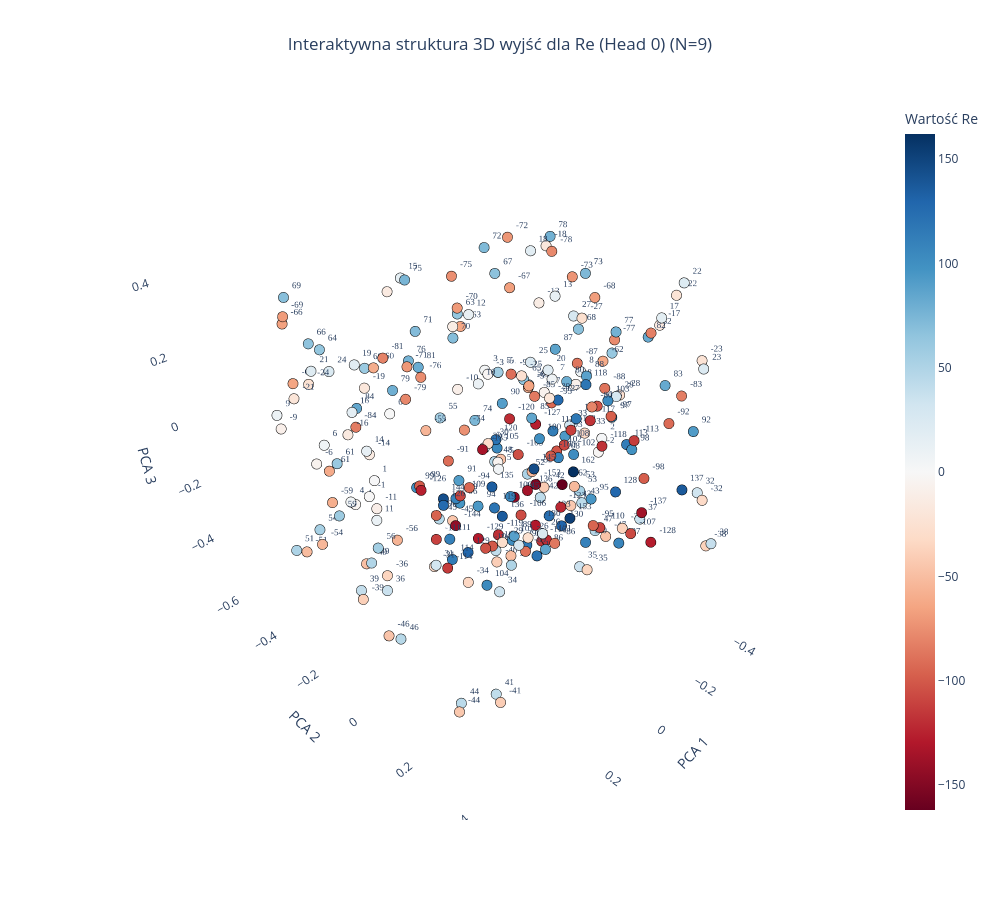
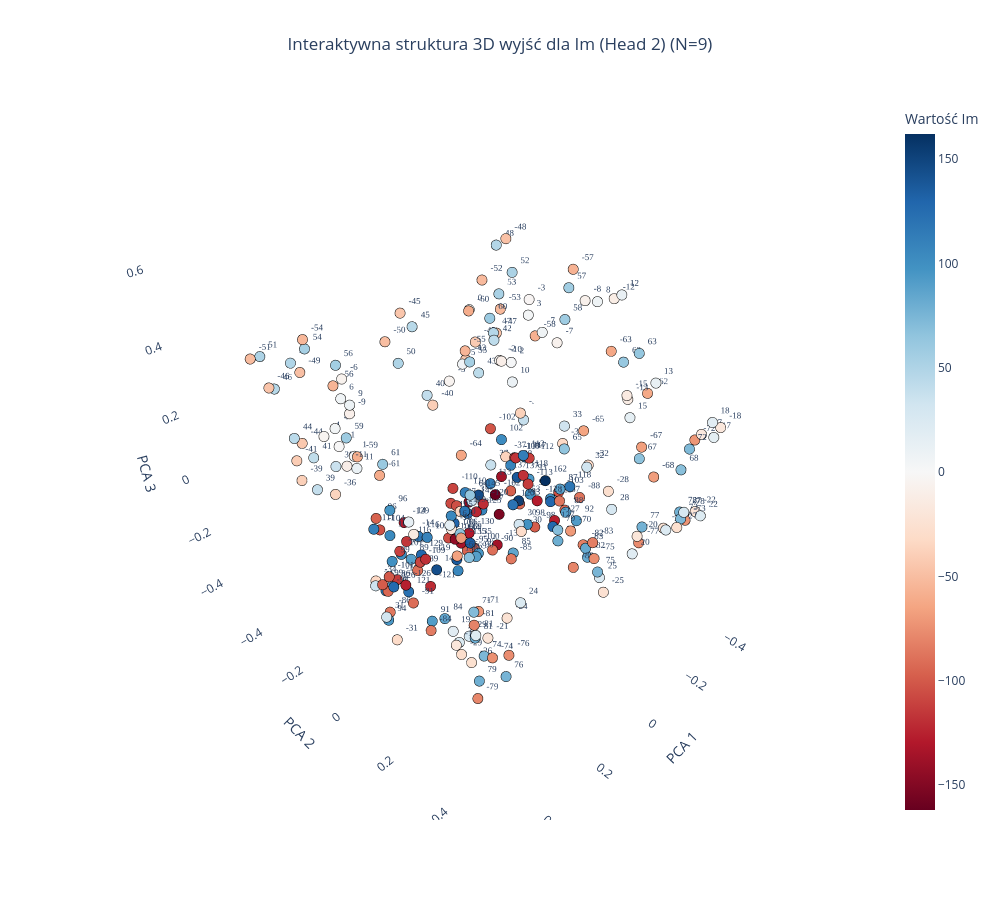

Source (notebook cell) for these figures, in order:
### Code cell
plot_output_head_plotly_3d(model, N=N, head_idx=0)

plot_output_head_plotly_3d(model, N=N, head_idx=2)

### Figure 1 — Plotly figure (JSON) as saved in the notebook; plotly's stock layout.template omitted (floating-point values rounded to 4 significant figures; data arrays with more than 128 entries replaced by an {"elided": "..."} marker saying what was removed)
{"data": [{"hoverinfo": "text", "hovertext": {"elided": "267 str values"}, "marker": {"color": {"elided": "267 int values"}, "colorbar": {"title": {"text": "Wartość Re"}}, "colorscale": [[0, "rgb(103,0,31)"], [0.1, "rgb(178,24,43)"], [0.2, "rgb(214,96,77)"], [0.3, "rgb(244,165,130)"], [0.4, "rgb(253,219,199)"], [0.5, "rgb(247,247,247)"], [0.6, "rgb(209,229,240)"], [0.7, "rgb(146,197,222)"], [0.8, "rgb(67,147,195)"], [0.9, "rgb(33,102,172)"], [1, "rgb(5,48,97)"]], "line": {"color": "Black", "width": 1}, "showscale": true, "size": 6}, "mode": "markers+text", "text": {"elided": "267 str values"}, "textfont": {"family": "Arial Black", "size": 9}, "textposition": "top right", "type": "scatter3d", "x": {"elided": "267 float values"}, "y": {"elided": "267 float values"}, "z": {"elided": "267 float values"}}], "layout": {"height": 900, "scene": {"xaxis": {"backgroundcolor": "white", "gridcolor": "rgba(200,200,200,0.2)", "title": {"text": "PCA 1"}}, "yaxis": {"backgroundcolor": "white", "gridcolor": "rgba(200,200,200,0.2)", "title": {"text": "PCA 2"}}, "zaxis": {"backgroundcolor": "white", "gridcolor": "rgba(200,200,200,0.2)", "title": {"text": "PCA 3"}}}, "showlegend": false, "title": {"text": "Interaktywna struktura 3D wyjść dla Re (Head 0) (N=9)", "x": 0.5, "xanchor": "center"}, "width": 1000}}

### Figure 2 — Plotly figure (JSON) as saved in the notebook; plotly's stock layout.template omitted (floating-point values rounded to 4 significant figures; data arrays with more than 128 entries replaced by an {"elided": "..."} marker saying what was removed)
{"data": [{"hoverinfo": "text", "hovertext": {"elided": "267 str values"}, "marker": {"color": {"elided": "267 int values"}, "colorbar": {"title": {"text": "Wartość Im"}}, "colorscale": [[0, "rgb(103,0,31)"], [0.1, "rgb(178,24,43)"], [0.2, "rgb(214,96,77)"], [0.3, "rgb(244,165,130)"], [0.4, "rgb(253,219,199)"], [0.5, "rgb(247,247,247)"], [0.6, "rgb(209,229,240)"], [0.7, "rgb(146,197,222)"], [0.8, "rgb(67,147,195)"], [0.9, "rgb(33,102,172)"], [1, "rgb(5,48,97)"]], "line": {"color": "Black", "width": 1}, "showscale": true, "size": 6}, "mode": "markers+text", "text": {"elided": "267 str values"}, "textfont": {"family": "Arial Black", "size": 9}, "textposition": "top right", "type": "scatter3d", "x": {"elided": "267 float values"}, "y": {"elided": "267 float values"}, "z": {"elided": "267 float values"}}], "layout": {"height": 900, "scene": {"xaxis": {"backgroundcolor": "white", "gridcolor": "rgba(200,200,200,0.2)", "title": {"text": "PCA 1"}}, "yaxis": {"backgroundcolor": "white", "gridcolor": "rgba(200,200,200,0.2)", "title": {"text": "PCA 2"}}, "zaxis": {"backgroundcolor": "white", "gridcolor": "rgba(200,200,200,0.2)", "title": {"text": "PCA 3"}}}, "showlegend": false, "title": {"text": "Interaktywna struktura 3D wyjść dla Im (Head 2) (N=9)", "x": 0.5, "xanchor": "center"}, "width": 1000}}
